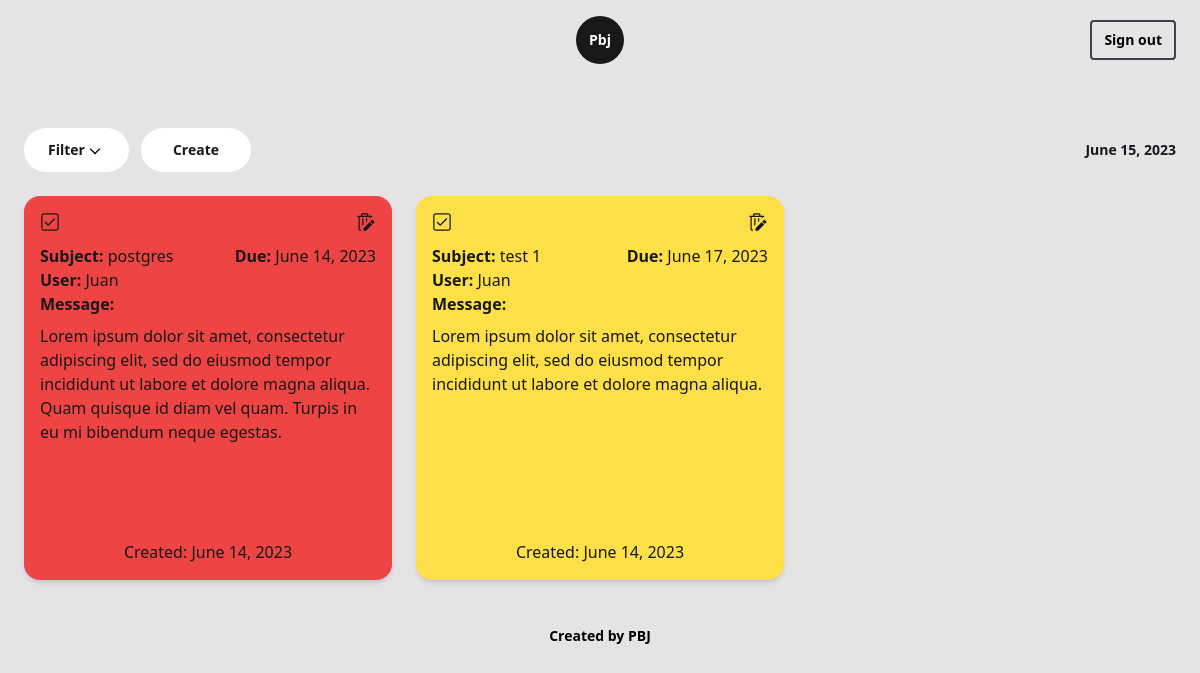
The page / (signed in) on the database as committed earlier.
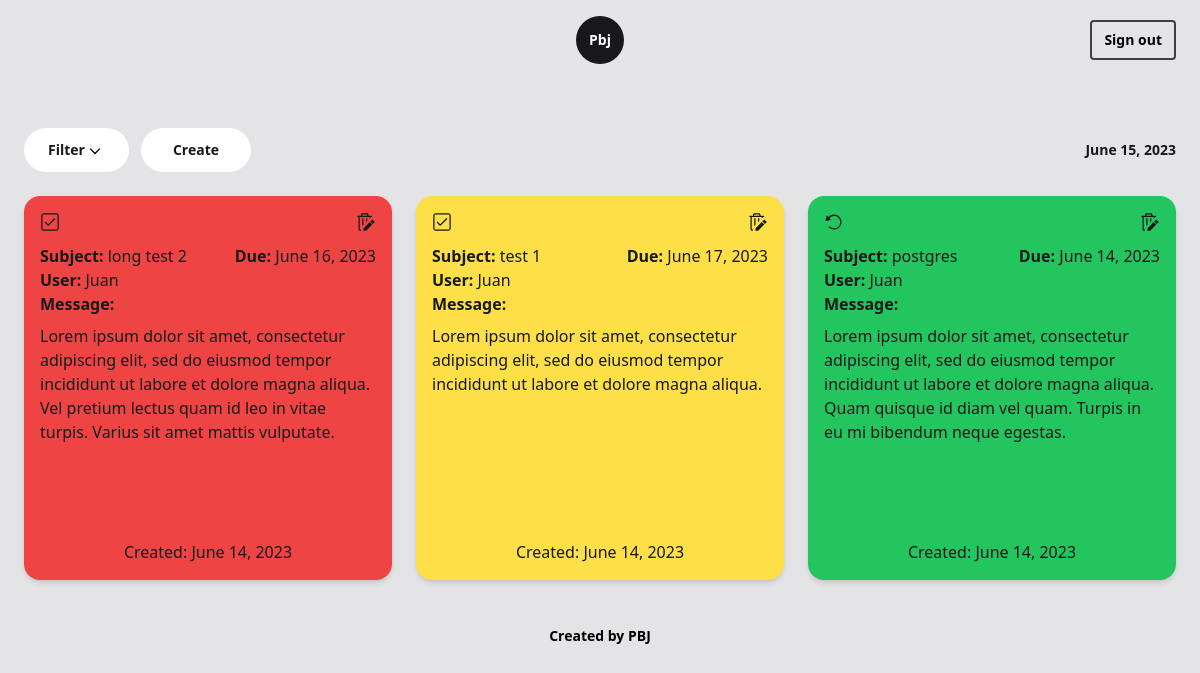
The same page on the database as committed later.
### app/models.py (models this page shows, shortened)
class Post(models.Model):
    subject = models.CharField(max_length=64)
    user = models.CharField(max_length=64)
    note = models.CharField(max_length=300)
    created = models.DateField(default=datetime.datetime.now)
    due = models.DateField(default=datetime.datetime.now)
    complete = models.BooleanField(default=False, null=True)
    @property
    def urgent(self):
        today = datetime.date.today()
        if (self.due - today).days < 2:
            return True
        else:
            return False

### app/views.py (the view)
# urls.py: path('', views.index, name='index'),
@login_required
def index(request):
    date = datetime.date.today()
    tomorrow = datetime.date.today() + datetime.timedelta(days=1)
    if 'filter' not in request.session:
        request.session['filter'] = 'all'
    filter = request.session['filter']
    if filter == 'urgent':
        posts = Post.objects.filter(due__lte=tomorrow, complete=False).order_by('due')
    elif filter == 'created':
        posts = Post.objects.filter(user=request.user.username).order_by('complete', 'due')
    elif filter == 'complete':
        posts = Post.objects.filter(complete=True).order_by('due')
    else:
        posts = Post.objects.all().order_by('complete', 'due')
    return render(request, 'app/index.html', {
        'posts': posts,
        'date': date
    })

### app/templates/app/index.html (shortened to what this page needs)
{% extends 'app/base.html' %}
{% block body %}
<main class="text-zinc-900">
    <section class="2xl:w-9/12 mx-auto px-6 pt-12 text-sm font-bold flex justify-between items-center text-center">
        <div class="flex flex-row gap-3 xl:gap-4 relative">
            <button id="filter-button" class="rounded-3xl bg-white">
                <div class="py-3 px-4 sm:px-6 flex justify-between hover:text-blue-600 hover:fill-blue-600">
                    <span>Filter</span>
                    <svg  class="w-5" xmlns="http://www.w3.org/2000/svg" xml:space="preserve" viewBox="0 -0.5 16 16"><g class="icon-color"><path d="m4.464 6.05-.707.707L8 11l4.243-4.243-.707-.707L8 9.586z"/></g></svg>
                </div>
            </button>
            <button class="py-3 px-4 sm:px-8 bg-white rounded-3xl hover:text-blue-600 text-center" onclick="overlay()">Create</button>
        </div>
        <div class="flex">{{ date }}</div>
    </section>
    <section class="2xl:w-9/12 mx-auto px-6 py-6 ">
        <div class="grid gap-6 sm:grid-cols-2 lg:grid-cols-3 2xl:grid-cols-4">
            {% for post in posts %}
                <div class="h-96">
                    <div id="post-{{ forloop.counter0 }}" class="w-full h-full p-4 {% if post.complete %} bg-green-500 {% elif post.urgent %} bg-red-500 {% else %} bg-yellow-300 {% endif %} flex flex-col justify-between overflow-auto rounded-2xl shadow-md">
                        <div class="mb-4">
                            <div class="flex flex-row justify-between mb-3">
                                {% if post.complete %}
                                <a href="{% url 'app:undo' post.id %}" class="w-5">
                                </a>
                                {% else %}
                                <a href="{% url 'app:complete' post.id %}" class="w-5">
                                    <svg class="fill-zinc-900 {% if not post.urgent %} hover:fill-green-600 {% else %} hover:fill-white {% endif %} transition ease-in-out duration-200" xmlns="http://www.w3.org/2000/svg" xml:space="preserve" viewBox="0 0 16 16"><g class="icon-color"><path d="m12.1 5.3-.4-.3c-.1-.1-.3-.1-.4 0L6.6 9.8l-2-2c-.1-.1-.3-.1-.4 0l-.3.4c-.1.1-.1.3 0 .4L6 10.7l.4.3c.1.1.3.1.4 0l.4-.4 4.9-4.9c.1-.1.1-.3 0-.4z"/><path d="M13 2c.6 0 1 .4 1 1v10c0 .6-.4 1-1 1H3c-.6 0-1-.4-1-1V3c0-.6.4-1 1-1h10m0-1H3c-1.1 0-2 .9-2 2v10c0 1.1.9 2 2 2h10c1.1 0 2-.9 2-2V3c0-1.1-.9-2-2-2z"/></g></svg>
                                </a>
                                {% endif %}
                                <button id="{{ forloop.counter0 }}" class="w-5" onclick="edit(this.id)">
                                    <svg class="fill-zinc-900 {% if post.complete %} hover:fill-white {% elif post.urgent %} hover:fill-white {% else %} hover:fill-red-600 {% endif %} transition ease-in-out duration-200" xmlns="http://www.w3.org/2000/svg" xml:space="preserve" viewBox="0 0 16 16"><g class="icon-color"><path d="M3.25 14a.25.25 0 0 1-.25-.25V4h8v1.256l1-.993V4h.5a.5.5 0 0 0 0-1H10v-.75C10 1.56 9.44 1 8.75 1h-3.5C4.56 1 4 1.56 4 2.25V3H1.5a.5.5 0 0 0 0 1H2v9.75c0 .69.56 1.25 1.25 1.25h.767l.009-1H3.25ZM5 2.25A.25.25 0 0 1 5.25 2h3.5a.25.25 0 0 1 .25.25V3H5v-.75ZM9 5H8v3.233l1-.992V5ZM6 5H5v6.21l1-.992V5Zm7.2 1.2 1.6 1.6c.1.1.1.3 0 .4l-1.3 1.3-2-2 1.3-1.3c.1-.1.3-.1.4 0Zm-7.1 6.7L11 8l2 2-4.9 4.9c-.1.1-.1.1-.2.1H6v-1.9c0-.1 0-.1.1-.2Z"/></g></svg>
                                </button>
                            </div>
                            <div class="flex justify-between">
                                <div class=""><span class="font-bold">Subject:</span> {{ post.subject }} </div>
                                <div><span class="font-bold">Due:</span> {{ post.due }}</div>
                            </div>
                            <div class=""><span class="font-bold">User:</span> {{ post.user}}</div>
                            <div class="font-bold capitalize mb-2">message:</div>
                            <div class="text-base">{{ post.note }}</div>
                        </div>
                        <div class="w-full text-center">Created: {{ post.created }}</div>
                    </div>
                </div>
            {% endfor %}
        </div>
    </section>
</main>
{% endblock %}

### app/templates/app/base.html (shortened to what this page needs)
{% load static tailwind_tags %}
<!DOCTYPE html>
<html lang="en">
<head>
    {% tailwind_css %}
</head>
<body class="p-0 m-0 bg-zinc-200">
    <header class="2xl:w-3/4 mx-auto h-20 px-6 relative z-10">
        <nav class="grid grid-cols-3 h-full items-center justify-between text-sm font-bold select-none">
            <div class="flex justify-center">
                <a href="/" class="text-white bg-zinc-900 rounded-full h-12 w-12 flex items-center justify-center transition ease-in-out duration-100">Pbj</a>
            </div>
            {% if user.is_authenticated %}
            <div class="flex justify-end">
                <a href="{% url 'app:signout' %}" class="border-2 border-zinc-700 py-2 px-3 rounded hover:rounded-3xl hover:bg-zinc-700 hover:text-white transition ease-in-out duration-300">Sign out</a>
            </div>
            {% else %}
                {% block nav %}
                {% endblock %}
            {% endif %}
        </nav>
    </header>
    {% block body %}
    {% endblock %}
    {% if user.is_authenticated %}
    <footer class="2xl:w-3/4 mx-auto h-16 px-6 flex items-center justify-center">
        <div class="text-sm font-bold">Created by PBJ</div>
    </footer>
    {% else %}
    <footer class="absolute w-full h-screen top-0 p-5 -z-10 flex items-end justify-center">
        <div class="text-sm font-bold">Created by PBJ</div>
    </footer>
    {% endif %}
</body>
</html>

Rows that differ between the two databases and show on the page:
added Post: complete False (drawn), subject "long test 2", due "June 16, 2023", user "Juan", note "Lorem ipsum dolor sit amet, consectetur adipiscing elit, sed do eiusmod tempor incididunt ut labore et dolore magna aliqua. Vel pretium lectus quam id leo in vitae turpis. Varius sit amet mattis vulputate.", created "June 14, 2023"
shown differently, row unchanged: Post "test 1": moves up the list
changed Post "postgres": complete False → True (drawn)
